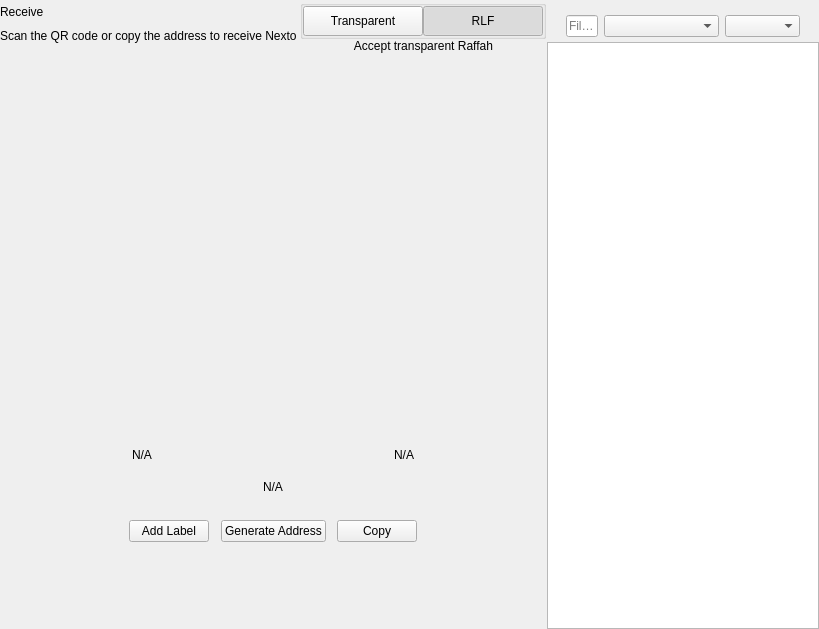
<?xml version="1.0" encoding="UTF-8"?>
<ui version="4.0">
 <class>ReceiveWidget</class>
 <widget class="QWidget" name="ReceiveWidget">
  <property name="geometry">
   <rect>
    <x>0</x>
    <y>0</y>
    <width>819</width>
    <height>629</height>
   </rect>
  </property>
  <property name="minimumSize">
   <size>
    <width>0</width>
    <height>0</height>
   </size>
  </property>
  <property name="windowTitle">
   <string notr="true">N/A</string>
  </property>
  <layout class="QHBoxLayout" name="horizontalLayout_2" stretch="2,1">
   <property name="spacing">
    <number>0</number>
   </property>
   <property name="leftMargin">
    <number>0</number>
   </property>
   <property name="topMargin">
    <number>0</number>
   </property>
   <property name="rightMargin">
    <number>0</number>
   </property>
   <property name="bottomMargin">
    <number>0</number>
   </property>
   <item>
    <widget class="QWidget" name="left" native="true">
     <layout class="QVBoxLayout" name="verticalLayout_3">
      <property name="leftMargin">
       <number>0</number>
      </property>
      <property name="topMargin">
       <number>0</number>
      </property>
      <property name="rightMargin">
       <number>0</number>
      </property>
      <property name="bottomMargin">
       <number>0</number>
      </property>
      <item>
       <layout class="QVBoxLayout" name="verticalLayout_2">
        <property name="spacing">
         <number>0</number>
        </property>
        <property name="leftMargin">
         <number>0</number>
        </property>
        <item>
         <layout class="QHBoxLayout" name="horizontalLayout_3">
          <property name="spacing">
           <number>0</number>
          </property>
          <item>
           <layout class="QVBoxLayout" name="verticalLayout_4">
            <property name="spacing">
             <number>5</number>
            </property>
            <item>
             <widget class="QLabel" name="labelTitle">
              <property name="text">
               <string>Receive</string>
              </property>
             </widget>
            </item>
            <item alignment="Qt::AlignTop">
             <widget class="QLabel" name="labelSubtitle1">
              <property name="text">
               <string>Scan the QR code or copy the address to receive Nexto</string>
              </property>
             </widget>
            </item>
           </layout>
          </item>
          <item>
           <spacer name="horizontalSpacer">
            <property name="orientation">
             <enum>Qt::Horizontal</enum>
            </property>
            <property name="sizeHint" stdset="0">
             <size>
              <width>40</width>
              <height>20</height>
             </size>
            </property>
           </spacer>
          </item>
          <item>
           <widget class="QWidget" name="containerViewPrivacyChecks" native="true">
            <layout class="QVBoxLayout" name="containerPrivacyChecks">
             <property name="spacing">
              <number>0</number>
             </property>
             <property name="leftMargin">
              <number>0</number>
             </property>
             <property name="topMargin">
              <number>0</number>
             </property>
             <property name="rightMargin">
              <number>0</number>
             </property>
             <property name="bottomMargin">
              <number>0</number>
             </property>
             <item alignment="Qt::AlignHCenter|Qt::AlignVCenter">
              <widget class="QGroupBox" name="groupBox">
               <property name="title">
                <string/>
               </property>
               <layout class="QHBoxLayout" name="horizontalLayout_2_1">
                <property name="spacing">
                 <number>0</number>
                </property>
                <property name="leftMargin">
                 <number>0</number>
                </property>
                <property name="topMargin">
                 <number>0</number>
                </property>
                <property name="rightMargin">
                 <number>0</number>
                </property>
                <property name="bottomMargin">
                 <number>0</number>
                </property>
                <item>
                 <widget class="QPushButton" name="pushLeft">
                  <property name="minimumSize">
                   <size>
                    <width>120</width>
                    <height>30</height>
                   </size>
                  </property>
                  <property name="maximumSize">
                   <size>
                    <width>120</width>
                    <height>30</height>
                   </size>
                  </property>
                  <property name="focusPolicy">
                   <enum>Qt::NoFocus</enum>
                  </property>
                  <property name="text">
                   <string>Transparent</string>
                  </property>
                  <property name="checkable">
                   <bool>true</bool>
                  </property>
                  <property name="autoExclusive">
                   <bool>true</bool>
                  </property>
                 </widget>
                </item>
                <item>
                 <widget class="QPushButton" name="pushRight">
                  <property name="minimumSize">
                   <size>
                    <width>120</width>
                    <height>30</height>
                   </size>
                  </property>
                  <property name="maximumSize">
                   <size>
                    <width>120</width>
                    <height>30</height>
                   </size>
                  </property>
                  <property name="focusPolicy">
                   <enum>Qt::NoFocus</enum>
                  </property>
                  <property name="text">
                   <string>RLF</string>
                  </property>
                  <property name="checkable">
                   <bool>true</bool>
                  </property>
                  <property name="checked">
                   <bool>true</bool>
                  </property>
                  <property name="autoExclusive">
                   <bool>true</bool>
                  </property>
                 </widget>
                </item>
               </layout>
              </widget>
             </item>
             <item alignment="Qt::AlignHCenter|Qt::AlignTop">
              <widget class="QLabel" name="labelSubtitle2">
               <property name="text">
                <string>Accept transparent Raffah</string>
               </property>
               <property name="alignment">
                <set>Qt::AlignRight|Qt::AlignTrailing|Qt::AlignVCenter</set>
               </property>
              </widget>
             </item>
            </layout>
           </widget>
          </item>
         </layout>
        </item>
        <item>
         <spacer name="verticalSpacer_2">
          <property name="orientation">
           <enum>Qt::Vertical</enum>
          </property>
          <property name="sizeType">
           <enum>QSizePolicy::Expanding</enum>
          </property>
          <property name="sizeHint" stdset="0">
           <size>
            <width>20</width>
            <height>50</height>
           </size>
          </property>
         </spacer>
        </item>
        <item alignment="Qt::AlignHCenter">
         <widget class="QWidget" name="layoutQR" native="true">
          <property name="maximumSize">
           <size>
            <width>510</width>
            <height>16777215</height>
           </size>
          </property>
          <layout class="QVBoxLayout" name="verticalLayoutQr">
           <item>
            <spacer name="verticalSpacer11">
             <property name="orientation">
              <enum>Qt::Vertical</enum>
             </property>
             <property name="sizeType">
              <enum>QSizePolicy::Fixed</enum>
             </property>
             <property name="sizeHint" stdset="0">
              <size>
               <width>20</width>
               <height>20</height>
              </size>
             </property>
            </spacer>
           </item>
           <item alignment="Qt::AlignHCenter">
            <widget class="QLabel" name="labelQrImg">
             <property name="minimumSize">
              <size>
               <width>260</width>
               <height>260</height>
              </size>
             </property>
             <property name="maximumSize">
              <size>
               <width>260</width>
               <height>260</height>
              </size>
             </property>
             <property name="text">
              <string/>
             </property>
             <property name="alignment">
              <set>Qt::AlignCenter</set>
             </property>
            </widget>
           </item>
           <item>
            <spacer name="verticalSpacer_21">
             <property name="orientation">
              <enum>Qt::Vertical</enum>
             </property>
             <property name="sizeType">
              <enum>QSizePolicy::Fixed</enum>
             </property>
             <property name="sizeHint" stdset="0">
              <size>
               <width>20</width>
               <height>30</height>
              </size>
             </property>
            </spacer>
           </item>
           <item>
            <widget class="QWidget" name="widget" native="true">
             <property name="minimumSize">
              <size>
               <width>0</width>
               <height>0</height>
              </size>
             </property>
             <layout class="QHBoxLayout" name="horizontalLayout_5">
              <item>
               <widget class="QLabel" name="labelLabel">
                <property name="text">
                 <string notr="true">N/A</string>
                </property>
               </widget>
              </item>
              <item>
               <spacer name="horizontalSpacer_2">
                <property name="orientation">
                 <enum>Qt::Horizontal</enum>
                </property>
                <property name="sizeHint" stdset="0">
                 <size>
                  <width>141</width>
                  <height>20</height>
                 </size>
                </property>
               </spacer>
              </item>
              <item>
               <widget class="QLabel" name="labelDate">
                <property name="text">
                 <string notr="true">N/A</string>
                </property>
                <property name="alignment">
                 <set>Qt::AlignRight|Qt::AlignTrailing|Qt::AlignVCenter</set>
                </property>
               </widget>
              </item>
             </layout>
            </widget>
           </item>
           <item>
            <widget class="QLabel" name="labelAddress">
             <property name="sizePolicy">
              <sizepolicy hsizetype="Expanding" vsizetype="Preferred">
               <horstretch>0</horstretch>
               <verstretch>0</verstretch>
              </sizepolicy>
             </property>
             <property name="minimumSize">
              <size>
               <width>300</width>
               <height>0</height>
              </size>
             </property>
             <property name="text">
              <string notr="true">N/A</string>
             </property>
             <property name="alignment">
              <set>Qt::AlignCenter</set>
             </property>
            </widget>
           </item>
           <item>
            <spacer name="verticalSpacer_4">
             <property name="orientation">
              <enum>Qt::Vertical</enum>
             </property>
             <property name="sizeType">
              <enum>QSizePolicy::Fixed</enum>
             </property>
             <property name="sizeHint" stdset="0">
              <size>
               <width>20</width>
               <height>20</height>
              </size>
             </property>
            </spacer>
           </item>
           <item>
            <layout class="QHBoxLayout" name="horizontalLayout_4">
             <item alignment="Qt::AlignHCenter">
              <widget class="QPushButton" name="pushButtonLabel">
               <property name="focusPolicy">
                <enum>Qt::NoFocus</enum>
               </property>
               <property name="text">
                <string>Add Label</string>
               </property>
              </widget>
             </item>
             <item alignment="Qt::AlignHCenter">
              <widget class="QPushButton" name="pushButtonNewAddress">
               <property name="focusPolicy">
                <enum>Qt::NoFocus</enum>
               </property>
               <property name="text">
                <string>Generate Address</string>
               </property>
              </widget>
             </item>
             <item alignment="Qt::AlignHCenter">
              <widget class="QPushButton" name="pushButtonCopy">
               <property name="focusPolicy">
                <enum>Qt::NoFocus</enum>
               </property>
               <property name="text">
                <string>Copy</string>
               </property>
              </widget>
             </item>
            </layout>
           </item>
           <item>
            <spacer name="verticalSpacer_3">
             <property name="orientation">
              <enum>Qt::Vertical</enum>
             </property>
             <property name="sizeType">
              <enum>QSizePolicy::Expanding</enum>
             </property>
             <property name="sizeHint" stdset="0">
              <size>
               <width>20</width>
               <height>20</height>
              </size>
             </property>
            </spacer>
           </item>
          </layout>
         </widget>
        </item>
        <item>
         <spacer name="verticalSpacer">
          <property name="orientation">
           <enum>Qt::Vertical</enum>
          </property>
          <property name="sizeHint" stdset="0">
           <size>
            <width>20</width>
            <height>40</height>
           </size>
          </property>
         </spacer>
        </item>
       </layout>
      </item>
     </layout>
    </widget>
   </item>
   <item>
    <widget class="QWidget" name="right" native="true">
     <layout class="QVBoxLayout" name="verticalLayout_5">
      <property name="spacing">
       <number>0</number>
      </property>
      <property name="leftMargin">
       <number>1</number>
      </property>
      <property name="topMargin">
       <number>0</number>
      </property>
      <property name="rightMargin">
       <number>0</number>
      </property>
      <property name="bottomMargin">
       <number>0</number>
      </property>
      <item>
       <layout class="QVBoxLayout" name="container_right">
        <property name="spacing">
         <number>0</number>
        </property>
        <property name="leftMargin">
         <number>0</number>
        </property>
        <property name="rightMargin">
         <number>0</number>
        </property>
        <item>
         <layout class="QVBoxLayout" name="verticalLayout">
          <property name="spacing">
           <number>6</number>
          </property>
          <property name="leftMargin">
           <number>19</number>
          </property>
          <property name="rightMargin">
           <number>19</number>
          </property>
          <item>
           <widget class="OptionButton" name="btnRequest" native="true"/>
          </item>
          <item>
           <widget class="OptionButton" name="btnMyAddresses" native="true">
            <property name="sizePolicy">
             <sizepolicy hsizetype="Preferred" vsizetype="Minimum">
              <horstretch>0</horstretch>
              <verstretch>0</verstretch>
             </sizepolicy>
            </property>
           </widget>
          </item>
         </layout>
        </item>
        <item>
         <widget class="QWidget" name="sortWidget" native="true">
          <layout class="QHBoxLayout" name="horizontalLayout_6">
           <property name="leftMargin">
            <number>19</number>
           </property>
           <property name="rightMargin">
            <number>19</number>
           </property>
           <property name="bottomMargin">
            <number>5</number>
           </property>
           <item>
            <widget class="QLineEdit" name="lineEditFilter">
             <property name="sizePolicy">
              <sizepolicy hsizetype="Expanding" vsizetype="Fixed">
               <horstretch>0</horstretch>
               <verstretch>0</verstretch>
              </sizepolicy>
             </property>
             <property name="minimumSize">
              <size>
               <width>0</width>
               <height>0</height>
              </size>
             </property>
             <property name="contextMenuPolicy">
              <enum>Qt::DefaultContextMenu</enum>
             </property>
             <property name="acceptDrops">
              <bool>false</bool>
             </property>
             <property name="maxLength">
              <number>40</number>
             </property>
             <property name="placeholderText">
              <string>Filter</string>
             </property>
            </widget>
           </item>
           <item>
            <spacer name="horizontalSpacer_3">
             <property name="orientation">
              <enum>Qt::Horizontal</enum>
             </property>
             <property name="sizeType">
              <enum>QSizePolicy::Preferred</enum>
             </property>
             <property name="sizeHint" stdset="0">
              <size>
               <width>20</width>
               <height>20</height>
              </size>
             </property>
            </spacer>
           </item>
           <item>
            <widget class="QComboBox" name="comboBoxSort">
             <property name="sizePolicy">
              <sizepolicy hsizetype="Preferred" vsizetype="Fixed">
               <horstretch>0</horstretch>
               <verstretch>0</verstretch>
              </sizepolicy>
             </property>
             <property name="minimumSize">
              <size>
               <width>115</width>
               <height>0</height>
              </size>
             </property>
            </widget>
           </item>
           <item>
            <widget class="QComboBox" name="comboBoxSortOrder">
             <property name="sizePolicy">
              <sizepolicy hsizetype="Preferred" vsizetype="Fixed">
               <horstretch>0</horstretch>
               <verstretch>0</verstretch>
              </sizepolicy>
             </property>
             <property name="minimumSize">
              <size>
               <width>75</width>
               <height>0</height>
              </size>
             </property>
            </widget>
           </item>
          </layout>
          <zorder>comboBoxSort</zorder>
          <zorder>comboBoxSortOrder</zorder>
          <zorder>lineEditFilter</zorder>
         </widget>
        </item>
        <item>
         <widget class="QListView" name="listViewAddress"/>
        </item>
       </layout>
      </item>
     </layout>
    </widget>
   </item>
  </layout>
 </widget>
 <customwidgets>
  <customwidget>
   <class>OptionButton</class>
   <extends>QWidget</extends>
   <header>qt/mubdi/optionbutton.h</header>
   <container>1</container>
  </customwidget>
 </customwidgets>
 <resources/>
 <connections/>
</ui>
